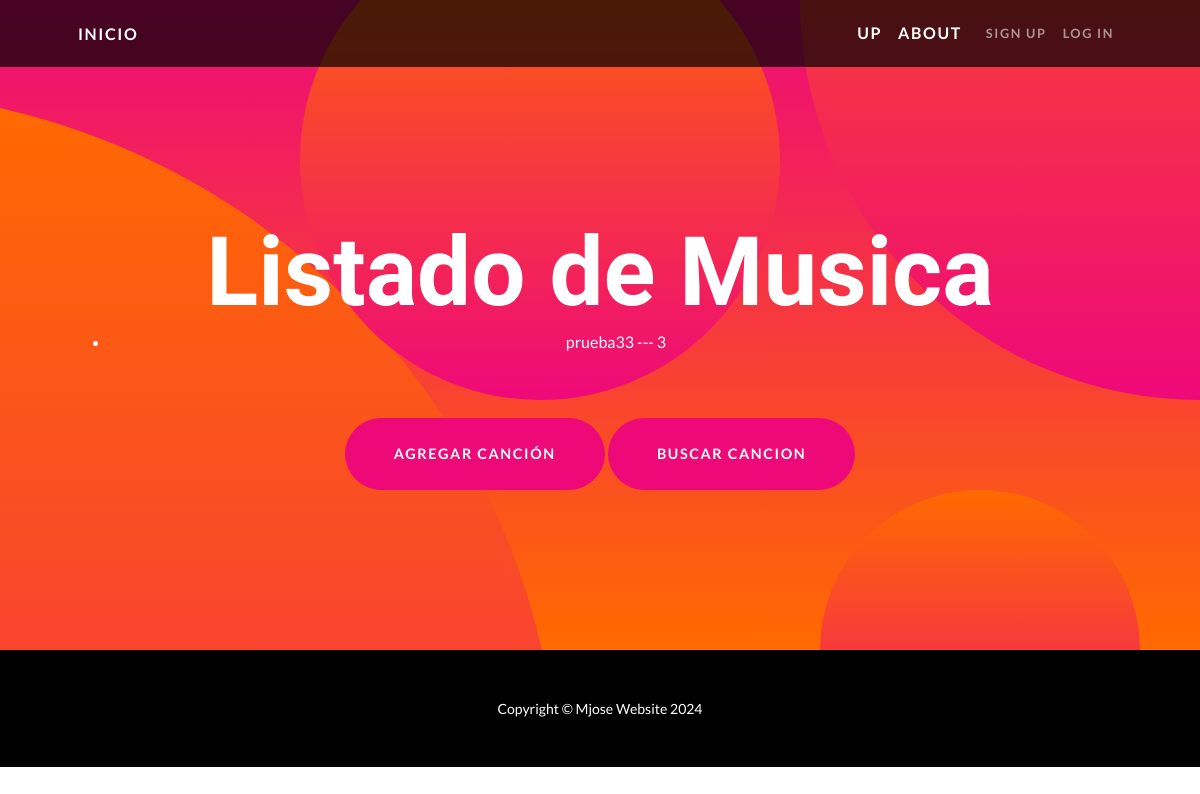
/listamusica/, run on an earlier commit of the app's database.
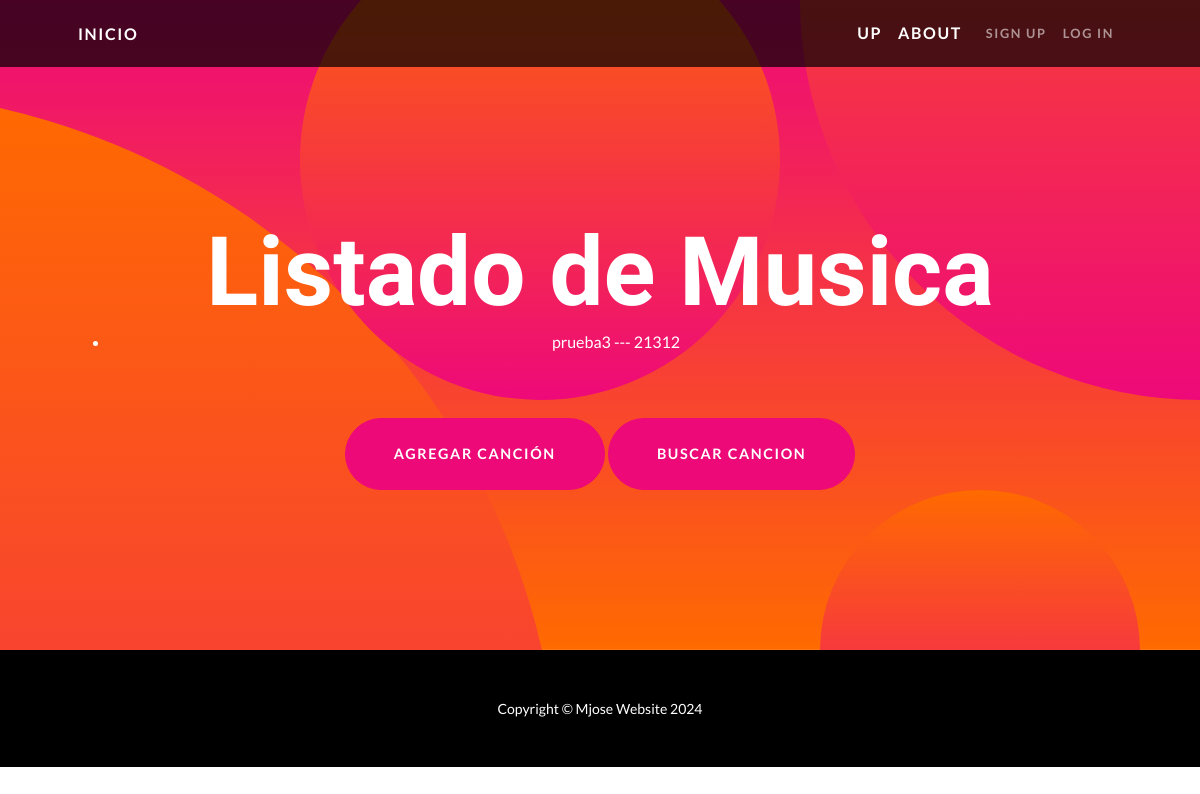
And on a later commit of the database.
### AppPeliculas/models.py (models this page shows)
class musica(models.Model):
    def __str__(self):
        return f"{self.nombre} --- {self.año}"
    nombre = models.CharField(max_length=40)
    año = models.IntegerField()
    duracion = models.FloatField()
    genero = models.CharField(max_length=40)

### AppPeliculas/views.py (the view)
# urls.py: path("listamusica/", lista_musica, name="lista_musica" ),
def lista_musica (request):
    mis_canciones = musica.objects.all()
    info = {"canciones":mis_canciones}
    return render (request,"listado_musica.html",info)

### AppPeliculas/templates/Listado_musica.html
{% extends "padre_formulario.html" %}
{% block titulo %} Listado de Musica {% endblock %}
{% block formulario %}
<ul>
{% for x in canciones %}
<li>{{x}}</li>
{% endfor %}
</ul>
{% endblock %}
{% block boton %} <a class="btn btn-primary btn-xl rounded-pill mt-5" href="{% url 'nueva_musica'%}">Agregar Canción</a>
<a class="btn btn-primary btn-xl rounded-pill mt-5" href="{% url 'revisar_musica'%}">Buscar Cancion</a>{% endblock %}

What changed in the data, as far as the page shows it:
changed musica: nombre+año "prueba33 --- 3" → "prueba3 --- 21312"
